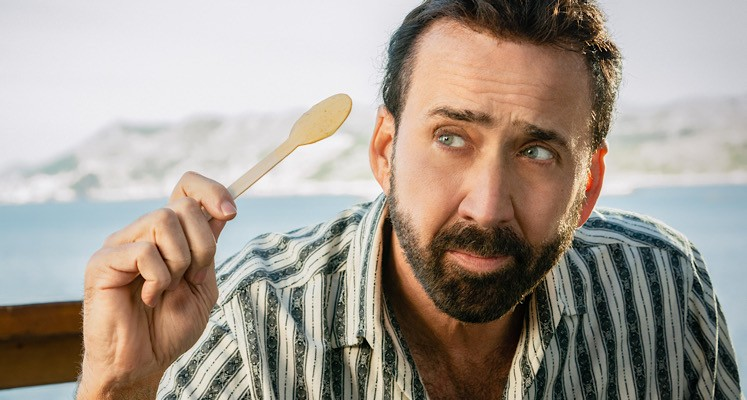
#> input picture example.jpg, 747 x 400 px
$ python opencv_basic_numpy_slicing.py
#> lines starting #> are read from the running program, lines starting #| are printed output that depends on the picture; after the words box and inside, x2 and y2 are one past the last pixel; in counts of white or black regions, pixels touching at a corner belong together
import numpy as np
import cv2


image = cv2.imread("example.jpg")
#> image is the input picture: shape (400, 747, 3); mean B, G, R 145.3, 155.2, 165.1
cv2.imshow("image",image)
cv2.waitKey()


roi  = image[0:100, 0:100]
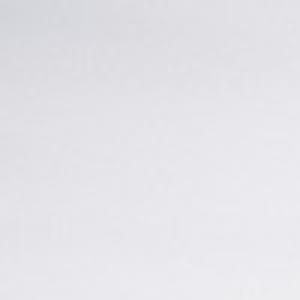
#> roi: shape (100, 100, 3) (shown 3 times larger); mean B, G, R 232.7, 227.7, 228.6
cv2.imshow("roi",roi    )
cv2.waitKey()

roi2 = image[337:, :]
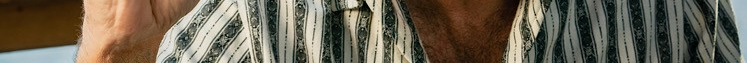
#> roi2: shape (63, 747, 3); mean B, G, R 82.6, 99.2, 107.9
cv2.imshow("roi2",roi2)
cv2.waitKey()

roi3 = image[:, 640:]
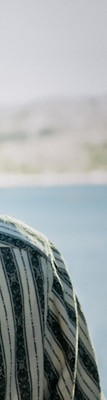
#> roi3: shape (400, 107, 3); mean B, G, R 165.8, 164.6, 157.9
cv2.imshow("roi3",roi3)
cv2.waitKey()

startY = int(input("Podaj startY: "))
#> the answer given: 3
endY = int(input("Podaj endY: "))
#> the answer given: 3
startX = int(input("Podaj startX: "))
#> the answer given: 3
endX = int(input("Podaj endX: "))
#> the answer given: 3

roi4 = image[startY:endY, startX:endX]
#> roi4 = empty array
cv2.imshow("roi4",roi4)
cv2.waitKey()

roi5  = image[100:500, 300:900]
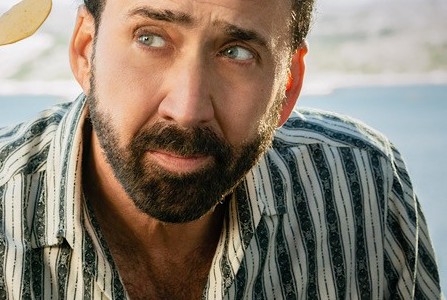
#> roi5: shape (300, 447, 3); mean B, G, R 111.2, 124.6, 135.6
cv2.imshow("roi5",roi5)
cv2.waitKey()

roi6 = image
roi6[200:300, 250:350] = roi
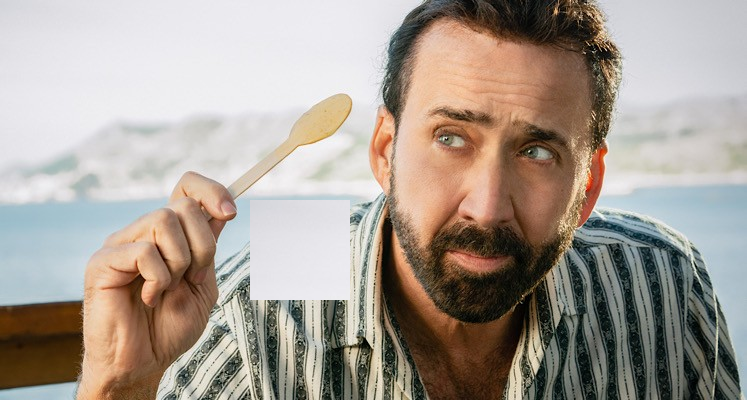
#> roi6: shape (400, 747, 3); 3.35% of pixels changed, all inside (x1, y1, x2, y2) = (250, 200, 350, 300)
cv2.imshow("roi6",roi6)
cv2.waitKey()

roi9 = image[100:400, 100:400]
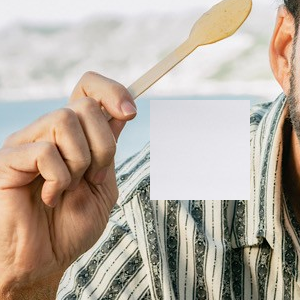
#> roi9: shape (300, 300, 3); mean B, G, R 160.2, 172.5, 184


cv2.imshow("roi9", roi9)
cv2.waitKey(0)
cv2.imwrite("roi9.jpg", roi9)

$ run again, with ex1.jpg copied over example.jpg
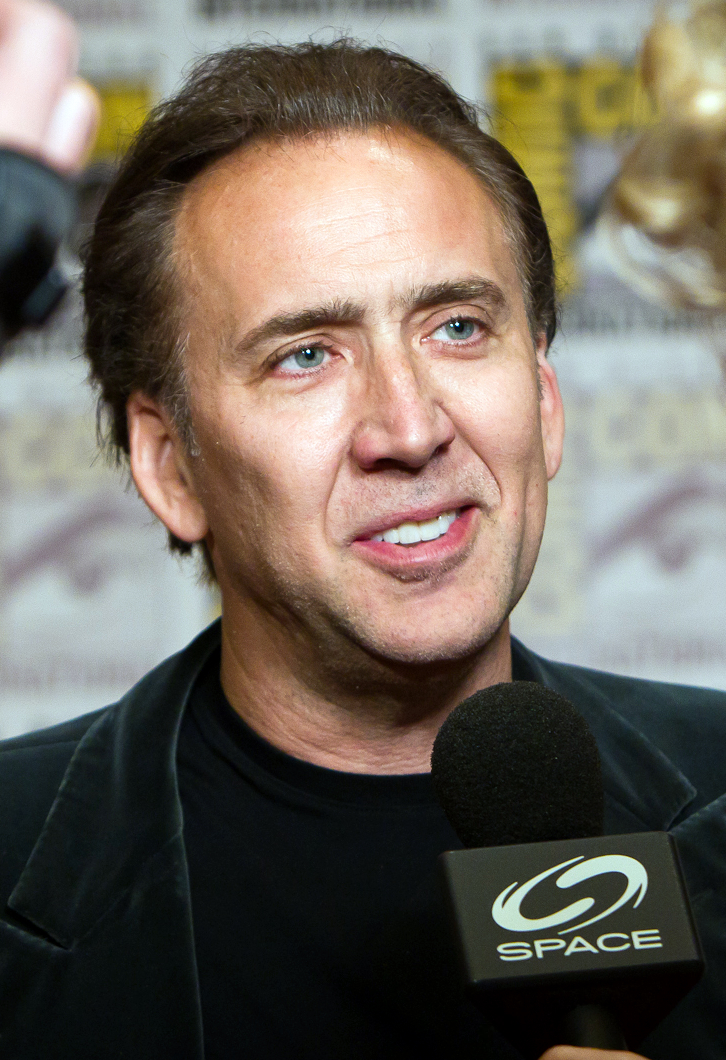
#> input picture ex1.jpg, 726 x 1060 px
#> image is the input picture: shape (1060, 726, 3); mean B, G, R 93.3, 103.6, 111.8
#> `roi3 = image[:, 640:]`:
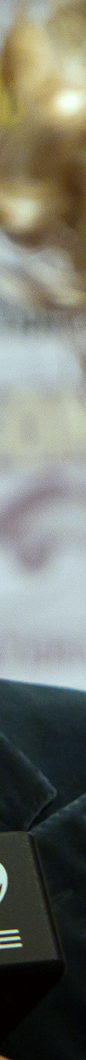
#> roi3: shape (1060, 86, 3); mean B, G, R 107.7, 118, 115.6
#> roi4 = empty array
#> roi6: shape (1060, 726, 3); 1.3% of pixels changed, all inside (x1, y1, x2, y2) = (250, 200, 350, 300)
#> `roi9 = image[100:400, 100:400]`:
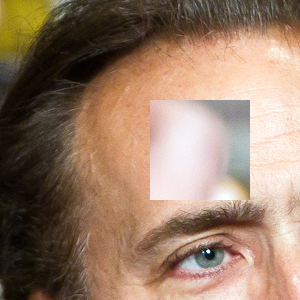
#> roi9: shape (300, 300, 3); mean B, G, R 103.5, 123.9, 150.6
